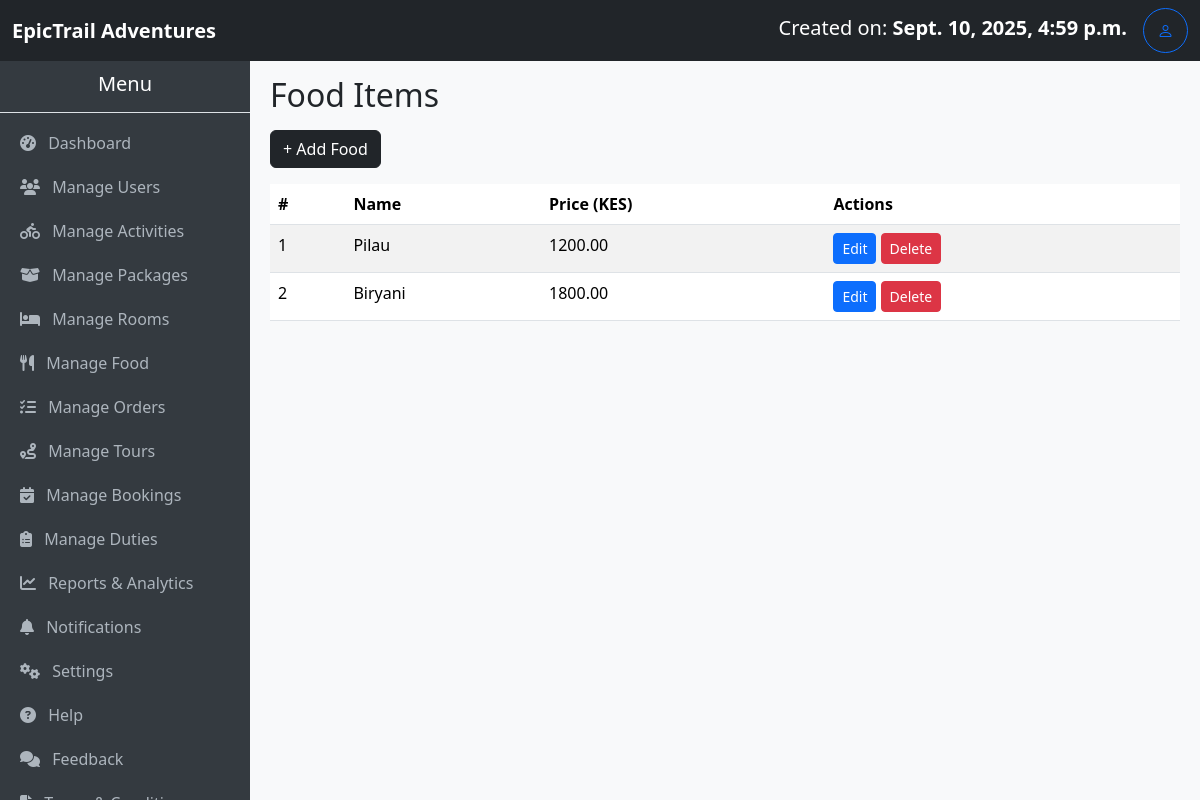
The page /food-list/ (signed in) on the database as committed earlier.
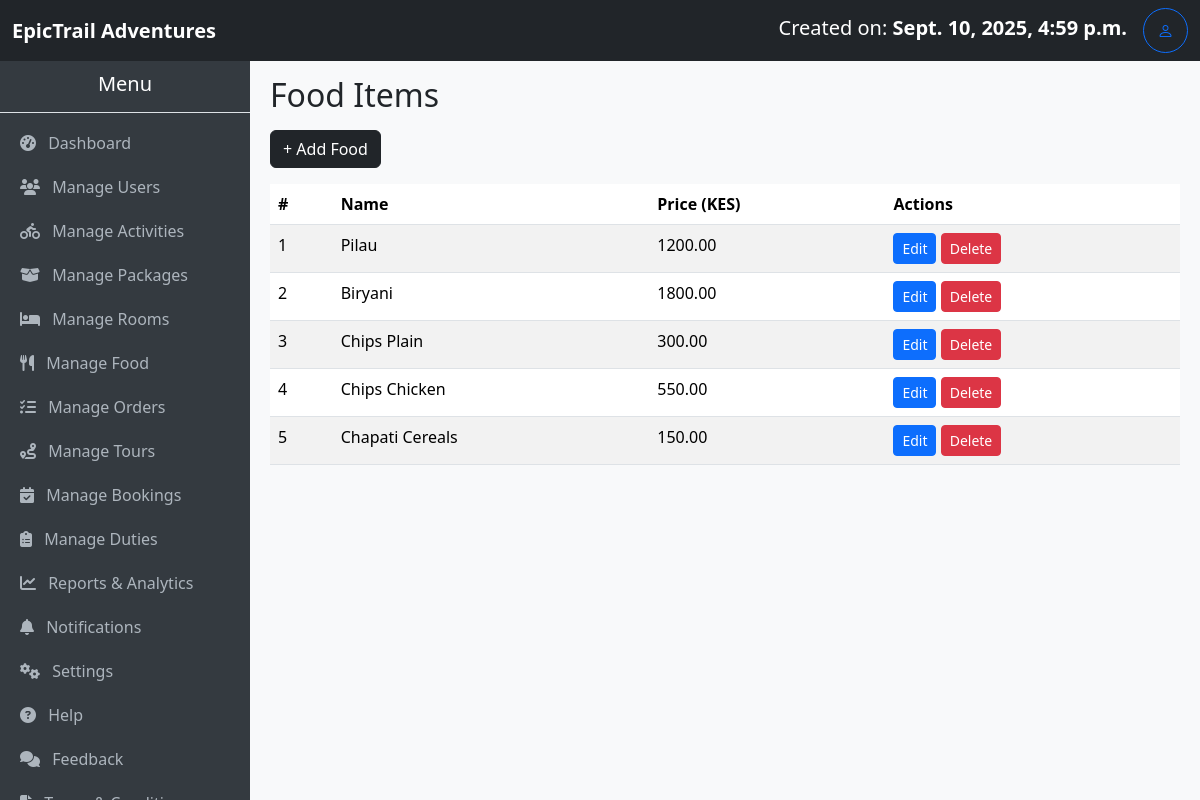
The same page on the database as committed later.
### myApp/models.py (models this page shows, shortened)
class Food(models.Model):
    name = models.CharField(max_length=100)
    price_per_person = models.DecimalField(max_digits=10, decimal_places=2)

### myApp/views.py (the view)
# urls.py: path('food-list/', views.food_list, name='food_list'),
@login_required
@user_passes_test(admin_required)
def food_list(request):
    foods = Food.objects.all()
    return render(request, 'food.list.html', {'foods': foods})

### myApp/context_processors.py (called while the page is built)
def total_users(request):
    return {'total_users': User.objects.count()}

def total_bookings(request):
    return {'total_bookings': Booking.objects.count()}

def total_amount(request):
    total = 0
    if request.user.is_authenticated:
        bookings = Booking.objects.all()#filter(user=request.user)
        total = sum(booking.amount_required for booking in bookings)
    return {'total_amount': total}

def total_cost(request):
    if not request.user.is_authenticated:
        return {
            'user_bookings': [],
            'user_total_amount': 0,
        }
    bookings = Booking.objects.filter(user=request.user).prefetch_related(
        'activities', 'packages', 'rooms', 'food', 'tours'
    )
    total_amount = sum(b.amount_required for b in bookings)
    return {
        'user_bookings': bookings,
        'user_total_amount': total_amount,
    }

### myApp/models.py (called while the page is built)
    @property
    def nights_spent(self):
        if self.check_in and self.check_out:
            nights = (self.check_out - self.check_in).days
            return nights if nights > 0 else 1  # Minimum of 1 night for same-day bookings
        return 1

### myApp/views.py (called while the page is built)
def admin_required(user):
    return user.is_authenticated and user.is_superuser

### myApp/templates/food.list.html
{% extends "base.admin.html" %} {% block title %}Food Items{% endblock %} {% block content %}
<h2 class="mb-3">Food Items</h2>
<a href="{% url 'add_food' %}" class="btn btn-dark mb-3">+ Add Food</a>
<table class="table table-striped">
    <thead>
        <tr>
            <th>#</th>
            <th>Name</th>
            <th>Price (KES)</th>
            <th>Actions</th>
        </tr>
    </thead>
    <tbody>
        {% for food in foods %}
        <tr>
            <td>{{ forloop.counter }}</td>
            <td>{{ food.name }}</td>
            <td>{{ food.price_per_person }}</td>
            <td>
                <a href="{% url 'edit_food' food.id %}" class="btn btn-sm btn-primary">Edit</a>
                <a href="{% url 'delete_food' food.id %}" class="btn btn-sm btn-danger">Delete</a>
            </td>
        </tr>
        {% empty %}
        <tr>
            <td colspan="4" class="text-center">No food items found.</td>
        </tr>
        {% endfor %}
    </tbody>
</table>
{% endblock %}

Rows that differ between the two databases and show on the page:
added Food: name "Chips Plain", price_per_person "300.00"
added Food: name "Chips Chicken", price_per_person "550.00"
added Food: name "Chapati Cereals", price_per_person "150.00"
